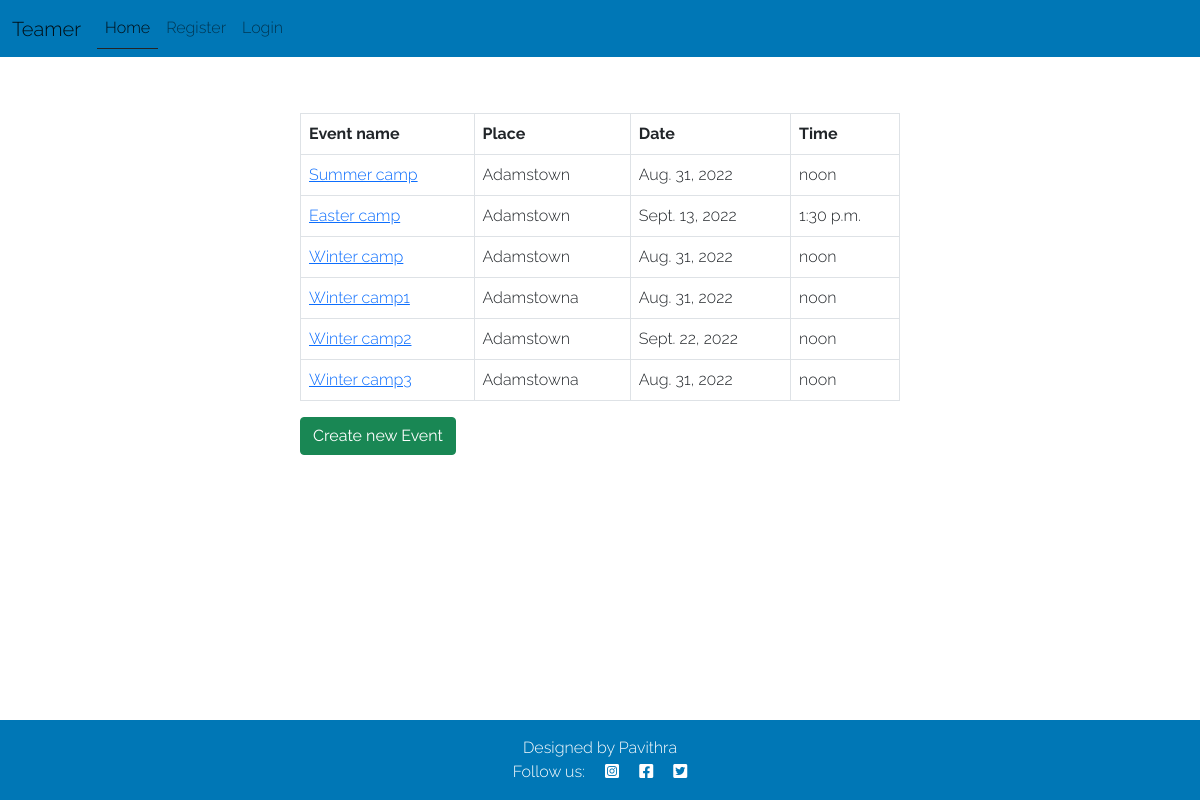
Screenshot of /event/ with the database file from the repository.
### club/models.py (models this page shows, shortened)
class Event(models.Model):
    name = models.CharField(max_length=50, null=False, blank=False)
    place = models.CharField(max_length=50, null=False, blank=False)
    date = models.DateField()
    time = models.TimeField()
    created_by = models.ForeignKey(User, on_delete=models.CASCADE, related_name="owner")
    members = models.ManyToManyField(User, related_name='players_in_event', blank=True)

### club/views.py (the view)
# urls.py: path('event/', get_events, name='events-page'),
def get_events(request):
    if request.method == 'POST':
        name = request.POST.get('name')
        place = request.POST.get('place')
        date = request.POST.get('date')
        time = request.POST.get('time')
        Event.objects.create(name=name, place=place,date=date, time=time)
    events = Event.objects.all()
    context = {
        'events': events
    }
    return render(request, 'event/event.html', context)

### club/templates/event/event.html (shortened to what this page needs)
{% extends "base.html" %}
{% block content %}
    <div id="container" class="playersContainer">
      <h1>Events  </h1>
         <table class="table table-bordered">
            <thead>
                <tr>
                  <th>Event name</th>
                  <th>Place</th>
                  <th>Date</th>
                  <th>Time</th>
                </tr>
              </thead>
               <tbody id="players-list">
                {% for event in events %}
                <tr>
                     <td> <a  href="{% url 'get_event_details' event.id %}">{{ event.name  }}</a></td>
                    <td> {{ event.place }}</td>
                    <td> {{ event.date  }}</td>
                    <td> {{ event.time  }}</td>
                </tr>
                {% endfor %}
              </tbody>
        </table>
        <a href="/addevent" class="btn btn-success">Create new Event</a>
    </div>
    {%endblock%}

### club/templates/base.html (shortened to what this page needs)
{% load static %}
<!DOCTYPE html>
<html class="h-100">
<head>
    <link rel="stylesheet" href="https://cdnjs.cloudflare.com/ajax/libs/font-awesome/5.15.3/css/all.min.css">
    <link href="https://cdn.jsdelivr.net/npm/bootstrap@5.0.1/dist/css/bootstrap.min.css" rel="stylesheet"
>
    <link rel="stylesheet" href="{% static 'css/style.css' %}">
</head>
<body class="d-flex flex-column h-100 main-bg">
    <nav class="navbar navbar-expand-lg navbar-light" style="background-color: #0077b6">
        <div class="container-fluid">
            <a class="navbar-brand" href="{% url 'home' %}"><span class="brand">Teamer</span></a>
            <div class="collapse navbar-collapse" id="navbarText">
                <ul class="navbar-nav me-auto mb-2 mb-lg-0">
                    <li class="nav-item">
                        <a class="nav-link active" aria-current="page" href="{% url 'home' %}">Home</a>
                    </li>
                    {% if user.is_authenticated %}
                    <li class="nav-item">
                        <a class="nav-link" href="/member" class="active">Members</a>
                    </li>
                    <li class="nav-item">
                        <a class="nav-link" href="/event">Events</a>
                    </li>
                    <li class="nav-item">
                        <a class="nav-link" href="{% url 'account_logout' %}">Logout</a>
                    </li>
                    {% else %}
                    <li class="nav-item">
                        <a class="nav-link" href="{% url 'account_signup' %}">Register</a>
                    </li>
                    <li class="nav-item">
                        <a class="nav-link" href="{% url 'account_login' %}">Login</a>
                    </li>
                    {% endif %}
                </ul>
            </div>
        </div>
    </nav>
    <main class="flex-shrink-0 main-bg">
        {% block content %}{% endblock content %}
    </main>
    <footer class="footer mt-auto py-3 dark-bg">
        <p class="m-0 text-center text-white">Designed by Pavithra</p>
        <p class="m-0 text-center text-white">Follow us:
            <a href="https://www.instagram.com" target="_blank" rel="noopener"
            aria-label="Visit our Instagram page"> <i class="fab fa-instagram-square ms-3 text-white"></i></a>
            <a href="https://www.facebook.com" target="_blank" rel="noopener"
            aria-label="Visit our Facebook page for more"><i class="fab fa-facebook-square ms-3 text-white"></i></a>
            <a href="https://www.twitter.com" target="_blank" rel="noopener"
            aria-label="Visit our Twitter page for more"><i class="fab fa-twitter-square ms-3 text-white"></i></a>
            </p>
    </footer>
</body>
</html>

### static/css/style.css (style rules this page uses)
* { margin: 0; padding: 0; border: none; }
body { font-family: raleway, sans-serif; font-weight: 300; }
h1, h2 { font-family: roboto; sans-serif; text-transform: uppercase; letter-spacing: 4px; color: #fff }
.active { border-bottom: 1px solid #252525 ; }
footer { bottom: 0; background-color: #0077b6; width: 100%; }
* { box-sizing: border-box; }
.playersContainer { width: 50%; margin: 0 auto; }

### rows the page displays
Event: name "Summer camp", place "Adamstown", date "Aug. 31, 2022", time "noon"
Event: name "Easter camp", place "Adamstown", date "Sept. 13, 2022", time "1:30 p.m."
Event: name "Winter camp", place "Adamstown", date "Aug. 31, 2022", time "noon"
Event: name "Winter camp1", place "Adamstowna", date "Aug. 31, 2022", time "noon"
Event: name "Winter camp2", place "Adamstown", date "Sept. 22, 2022", time "noon"
Event: name "Winter camp3", place "Adamstowna", date "Aug. 31, 2022", time "noon"
